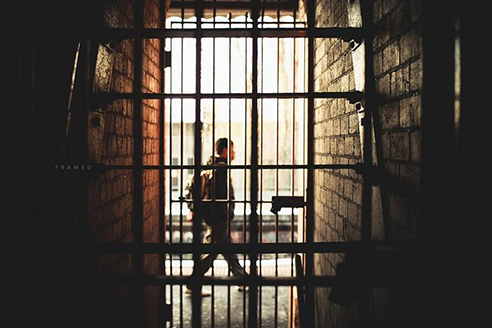
#> input picture example/example.png, 492 x 328 px
$ python interactive_client.py -image example.png
#> lines starting #> are read from the running program, lines starting #| are printed output that depends on the picture; after the words box and inside, x2 and y2 are one past the last pixel; in counts of white or black regions, pixels touching at a corner belong together
### inpaint/common.py
import base64
import json
import pickle
from dataclasses import asdict, dataclass
from typing import Dict, Optional, Type, TypeVar

import numpy as np

JsonableT = TypeVar("JsonableT", bound="Jsonable")


@dataclass
class Jsonable:
    def serialize(self) -> str:
        d = asdict(self)
        for key, value in d.items():
            if isinstance(value, np.ndarray):
                value_new = ["np.ndarray", base64.b64encode(pickle.dumps(value)).decode("utf-8")]
                d[key] = value_new
        return json.dumps(d)

    # [8 lines left out: function deserialize, not called in this run]


@dataclass
class RequestData(Jsonable):
    image: np.ndarray
    mask: np.ndarray
    use_gpu: bool = False
    metadata: Optional[Dict] = None

    def __post_init__(self):
        assert self.image.ndim == 3
        assert self.image.dtype == np.uint8
        assert self.mask.ndim == 2
        assert self.mask.dtype == np.uint8
        assert self.image.shape[:2] == self.mask.shape

        mask_element_set = set(self.mask.flatten().tolist())
        is_binary_arr = mask_element_set == {0, 255}
        assert is_binary_arr, mask_element_set

        if self.metadata is None:
            self.metadata = {}


@dataclass
class ResponseData(Jsonable):
    image: np.ndarray
    debug_image: np.ndarray
    metadata: Optional[Dict] = None

    def __post_init__(self):
        if self.metadata is None:
            self.metadata = {}

### inpaint/client.py
from dataclasses import dataclass
from http.client import HTTPConnection
from typing import Optional

from inpaint.common import RequestData, ResponseData


@dataclass
class InpaintClient:
    host: str = "localhost"
    port: int = 8080
    conn: Optional[HTTPConnection] = None

    def __post_init__(self):
        if self.conn is None:
            self.conn = HTTPConnection(self.host, self.port)

    def __call__(self, req: RequestData) -> ResponseData:
        assert self.conn is not None
        headers = {"Content-type": "application/json"}
        self.conn.request("POST", "/post", req.serialize(), headers)
        response = self.conn.getresponse().read().decode()
        resp = ResponseData.deserialize(response)
        return resp

### example/interactive_client.py
import argparse
import copy
from pathlib import Path
from typing import Optional

import cv2
import numpy as np
from PIL import Image

from inpaint.client import InpaintClient
from inpaint.common import RequestData


class InteractiveTuner:
    client: InpaintClient
    img_original: np.ndarray
    x_min: int
    x_max: int
    y_min: int
    y_max: int

    def __init__(self, client: InpaintClient, img_original: np.ndarray):

        shape = img_original.shape
        cv2.namedWindow("window")  # type: ignore
        cv2.namedWindow("window-inpainted")  # type: ignore

        cv2.createTrackbar("x_min", "window", int(shape[1] / 3), shape[1] - 1, lambda x: None)  # type: ignore
        cv2.createTrackbar("x_max", "window", int(2 * shape[1] / 3), shape[1], lambda x: None)  # type: ignore
        cv2.createTrackbar("y_min", "window", int(shape[0] / 3), shape[0] - 1, lambda x: None)  # type: ignore
        cv2.createTrackbar("y_max", "window", int(2 * shape[0] / 3), shape[0], lambda x: None)  # type: ignore

        self.client = client
        self.img_original = img_original

    def draw(self, use_gpu: bool, pretrained_model: Optional[str] = None) -> None:
        img_masked = self.apply(self.img_original)
        cv2.imshow("window", img_masked[..., ::-1])  # type: ignore

        mask = self.get_mask_image()

        metadata = {}
        if pretrained_model is not None:
            metadata["model"] = pretrained_model
        req = RequestData(self.img_original, mask, use_gpu=use_gpu, metadata=metadata)
        resp = self.client(req)
        cv2.imshow("window-inpainted", resp.image[..., ::-1])  # type: ignore

    def get_mask_image(self) -> np.ndarray:
        mask = np.zeros(self.img_original.shape[:2], dtype=np.uint8)
        mask[self.y_min : self.y_max, self.x_min : self.x_max] = 255
        return mask

    def reflect_trackbar(self):
        self.x_min = cv2.getTrackbarPos("x_min", "window")
        self.x_max = cv2.getTrackbarPos("x_max", "window")
        if self.x_max <= self.x_min:
            self.x_max = self.x_min + 1

        self.y_min = cv2.getTrackbarPos("y_min", "window")
        self.y_max = cv2.getTrackbarPos("y_max", "window")
        if self.y_max <= self.y_min:
            self.y_max = self.y_min + 1

    def apply(self, img: np.ndarray) -> np.ndarray:
        img_masked = copy.deepcopy(img)
        img_masked[self.y_min : self.y_max, self.x_min : self.x_max] = 255
        return img_masked


if __name__ == "__main__":
    parser = argparse.ArgumentParser()
    parser.add_argument("--gpu", action="store_true", help="use gpu")
    parser.add_argument("-port", type=int, default=8080, help="port")
    parser.add_argument("-host", type=str, default="localhost", help="hostname")
    parser.add_argument("-image", type=str, help="image path")
    parser.add_argument("-model", type=str, help="pretrained model")

    args = parser.parse_args()
    use_gpu: bool = args.gpu
    port: int = args.port
    host: str = args.host
    image_path_str: Optional[str] = args.image
    pretrained_model: Optional[str] = args.model

    client = InpaintClient(host=host, port=port)

    base_path = Path(__file__).parent.absolute()
    if image_path_str is None:
        image_path = base_path / "example.png"
    else:
        image_path = Path(image_path_str).expanduser().absolute()
    image = np.array(Image.open(image_path))
#> image is the input picture: shape (328, 492, 3); mean R, G, B 77.5, 70.7, 63.6

    tuner = InteractiveTuner(client, image)
    while True:
        cv2.waitKey(10)
        tuner.reflect_trackbar()
        tuner.draw(use_gpu=use_gpu, pretrained_model=pretrained_model)
#> in apply, `img_masked[self.y_min : self.y_max, self.x_min : self.x_max] = 255`:
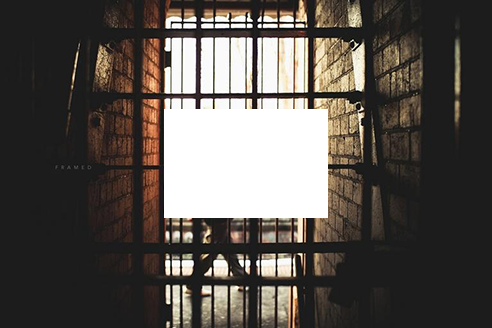
#> img_masked: shape (328, 492, 3); 10.91% of pixels changed, all inside (x1, y1, x2, y2) = (164, 109, 328, 218)
#> (the run stopped early here; a loop or call above may not have finished)

$ run again, with example/kitchen.png copied over example/example.png
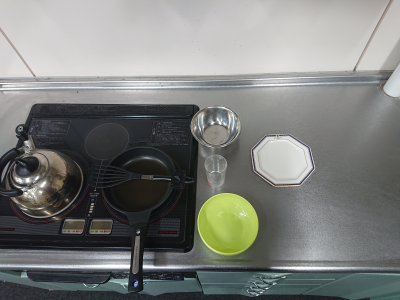
#> input picture example/kitchen.png, 400 x 300 px
#> image is the input picture: shape (300, 400, 3); mean R, G, B 124.1, 126, 123.1
#> in apply, `img_masked[self.y_min : self.y_max, self.x_min : self.x_max] = 255`:
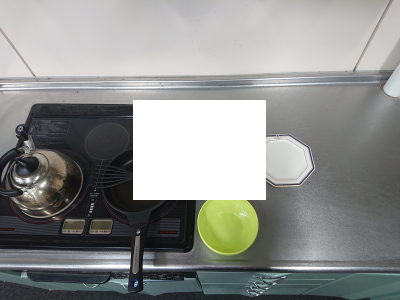
#> img_masked: shape (300, 400, 3); 11.08% of pixels changed, all inside (x1, y1, x2, y2) = (133, 100, 266, 200)
